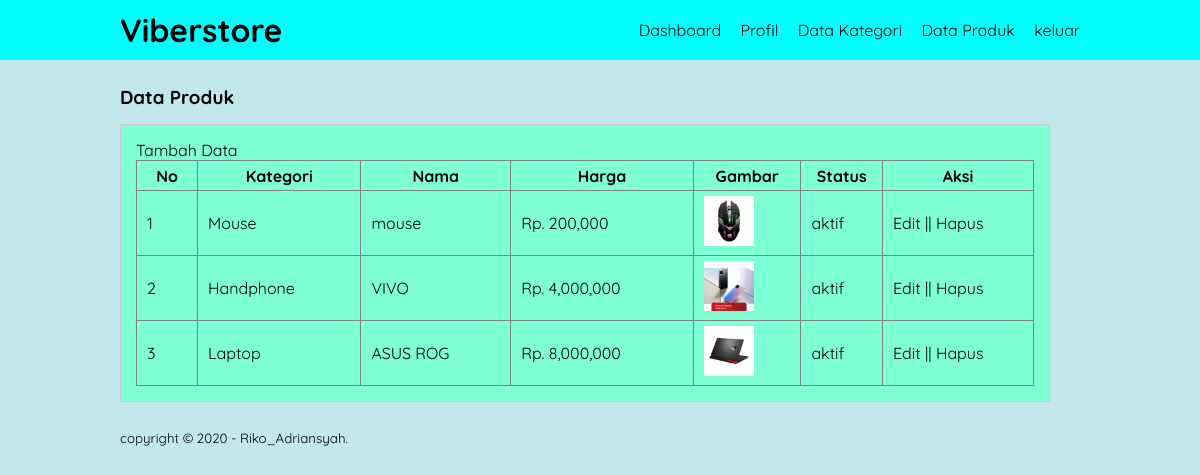
The app's page /data-produk.php (signed in) with its own data.
### tables this page shows
CREATE TABLE `tb_product` (
  `product_id` int(11) NOT NULL,
  `category_id` int(11) NOT NULL,
  `product_name` varchar(100) NOT NULL,
  `product_price` int(11) NOT NULL,
  `product_description` text NOT NULL,
  `product_image` varchar(100) NOT NULL,
  `product_status` tinyint(1) NOT NULL,
  `data_created` timestamp NOT NULL DEFAULT current_timestamp()
);

CREATE TABLE `tb_category` (
  `category_id` int(11) NOT NULL,
  `category_name` varchar(25) NOT NULL
);

### data-produk.php (the view, shortened to what this page needs)
<?php
    include 'db.php';
?>
<!DOCTYPE html>
<html>
    <head>
        <link rel="stylesheet" type="text/css" href="css/style.css">
    </head>
    <body>
        <header>
            <div class="container">
                <h1><a href="dashboard.php">Viberstore</a></h1>
                <ul>
                    <li><a href="dashboard.php">Dashboard</a></li>
                    <li><a href="profil.php">Profil</a></li>
                    <li><a href="data-kategori.php">Data Kategori</a></li>
                    <li><a href="data-produk.php">Data Produk</a></li>
                    <li><a href="keluar.php">keluar</a></li>
                </ul>
            </div>
        </header>
        <div class="section">
            <div class="container">
                <h3>Data Produk</h3>
                <div class="box">
                    <p><a href="tambah-produk.php">Tambah Data</a></p>
                    <table border="1" cellspacing="0" class="table">
                        <thead>
                            <tr>
                                <th width="60px">No</th>
                                <th>Kategori</th>
                                <th>Nama</th>
                                <th>Harga</th>
                                <th>Gambar</th>
                                <th>Status</th>
                                <th width="150px">Aksi</th>
                            </tr>
                        </thead>
                        <tbody>
                            <?php
                                $no = 1;
                                $produk = mysqli_query($conn, "SELECT * FROM tb_product LEFT JOIN tb_category USING (category_id) ORDER BY product_id DESC");
                                if(mysqli_num_rows($produk) > 0){
                                while($row = mysqli_fetch_array($produk)){
                            ?>
                            <tr>
                                <td><?php echo $no++ ?></td>
                                <td><?php echo $row['category_name'] ?></td>
                                <td><?php echo $row['product_name'] ?></td>
                                <td>Rp. <?php echo number_format($row['product_price']) ?></td>
                                <td><a href="produk/<?php echo $row['product_image'] ?>" target="_blank"><img src="produk/<?php echo $row['product_image'] ?>" width="50px"> </a></td>
                                <td><?php echo ($row['product_status'] == 0)? 'Tidak Aktif':'aktif'; ?></td>
                                <td>
                                    <a href="edit-produk.php?id=<?php echo $row['product_id'] ?>">Edit</a> || <a href="proses-hapus.php?idp=<?php echo $row['product_id'] ?>" onclick="return confirm('Yakin ingin hapus ?')">Hapus</a>
                                </td>
                            </tr>
                            <?php }}else{ ?>
                                <tr>
                                    <td colspan="7">Tidak ada data</td>
                                </tr>
                                <?php } ?>
                        </tbody>
                    </table>
                </div>
            </div>
        </div>
        <footer>
            <div class="container">
                <small>copyright &copy; 2020 - Riko_Adriansyah.</small>
            </div>
        </footer>
    </body>
</html>

### css/style.css (style rules this page uses)
* { padding: 0; margin: 0; font-family: 'Quicksand', sans-serif; }
body { background-color: #c1e6eb; }
a { color: inherit; text-decoration: none; }
header { background-color: aqua; color: rgb(0, 0, 0); }
header h1 { float: left; padding: 10px 0; }
header ul { float: right; }
header ul li { display: inline-block; }
header ul li a { padding: 20px 0 20px 15px; display: inline-block; }
.container { width: 80%; margin: 0 auto; }
.container:after { content: ''; display: block; clear: both; }
.section { padding: 25px 0; margin: 0; }
.box { background-color: aquamarine; border: 1px solid #ccc; padding: 15px; box-sizing: border-box; margin: 15px 30px 0 0; }
.box::after { content: ''; display: block; clear: both; }
.table { width: 100%; border-collapse: collapse; }
.table tr { height: 30px; }
.table tr td { padding: 5px 10px; }

### records on screen
tb_product: category.category_name "Mouse", product_name "mouse", product_price "200,000", product_image (picture), product_status "aktif"
tb_product: category.category_name "Handphone", product_name "VIVO", product_price "4,000,000", product_image (picture), product_status "aktif"
tb_product: category.category_name "Laptop", product_name "ASUS ROG", product_price "8,000,000", product_image (picture), product_status "aktif"
